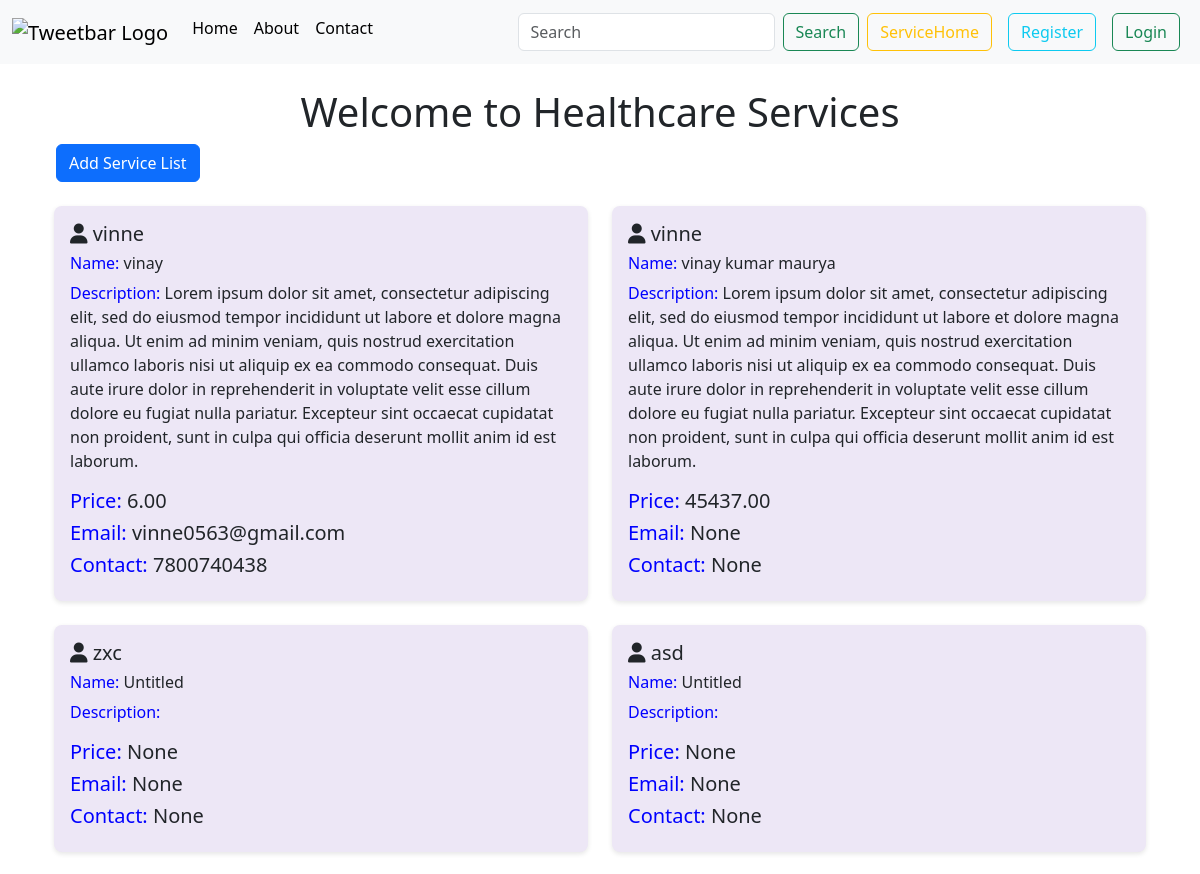
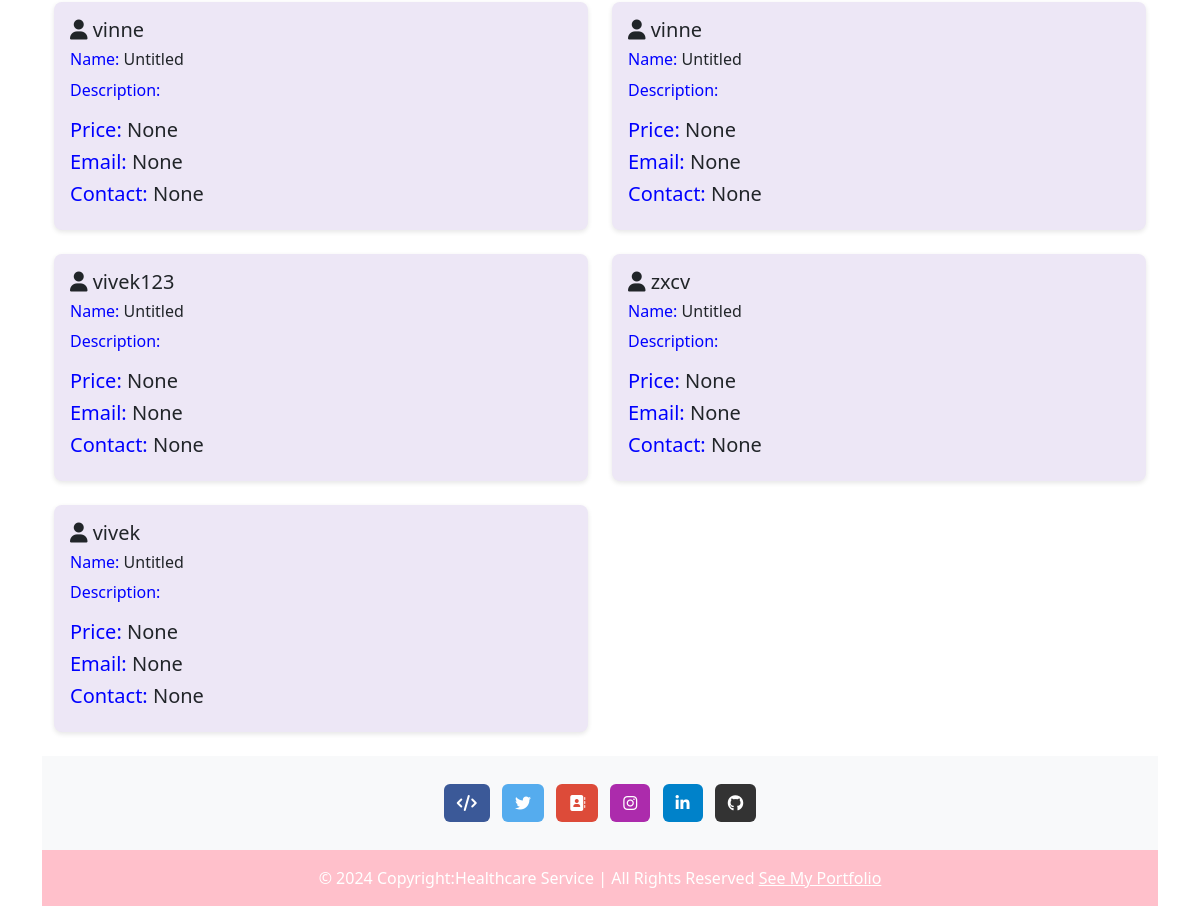
The page / on the database its author committed (2 pictures, top to bottom).
### tweet/models.py (models this page shows, shortened)
class Tweet(models.Model):
 user=models.ForeignKey(User,on_delete=models.CASCADE)
 name = models.CharField(max_length=255,default="enter name")
 description = models.TextField(blank=True)  # Allow for optional descriptions
 price = models.DecimalField(max_digits=10, decimal_places=2, blank=True, null=True)  # For monetary values
 email = models.EmailField(max_length=255, blank=True, null=True)  # Email field
 contact_number = models.CharField(max_length=15, blank=True, null=True)  # Phone number field
 created_at=models.DateTimeField(auto_now_add=True)
 updated_at=models.DateTimeField(auto_now=True)

### tweet/views.py (the view)
# urls.py: path('',views.tweet_list,name='tweet_list'),
def tweet_list(request):
    query = request.GET.get('search', '')
    if query:
        tweets = Tweet.objects.filter(Q(description__icontains=query)).order_by('-created_at')
    else:
        tweets = Tweet.objects.all().order_by('-created_at')
    return render(request, 'tweet_list.html', {'tweets': tweets})

### tweet/templates/tweet_list.html (shortened to what this page needs)
{% extends "layout.html" %}
{% block content %}
    <h1 class="text-center mt-4">Welcome to Healthcare Services</h1>
    <a class="btn btn-primary mb-4 vinay" href="{% url 'tweet_create' %}">Add Service List</a>
    <div class="container">
        <div class="row">
            {% for tweet in tweets %}
                    <div class="col-md-6 mb-4">
                    <div class="card cards">
                        <div class="card-body">
                            <h5 class="card-title">
                                <i class="fas fa-user""></i>
                                {{ tweet.user.username }}</h5>
                            <h6 class="card-title"><span style="color: blue;">Name:</span>
{{ tweet.name }}</h6>
                            <p class="card-text"><span style="color: blue;">Description:</span>
{{ tweet.description }}</p>
                            <h5 class="card-title"><span style="color: blue;">Price:</span>
{{ tweet.price}}</h5>
 <h5 class="card-title"><span style="color: blue;">Email:</span>
{{ tweet.email}}</h5>
 <h5 class="card-title"><span style="color: blue;">Contact:</span>
{{ tweet.contact_number}}</h5>
                        </div>
                    </div>
                </div>
            {% endfor %}
        </div>
    </div>
{% endblock %}

### templates/layout.html (shortened to what this page needs)
{% load static %}
<!DOCTYPE html>
<html>
<head>
    <link href="https://cdn.jsdelivr.net/npm/bootstrap@5.3.3/dist/css/bootstrap.min.css" rel="stylesheet">
    <link rel="stylesheet" href="https://cdnjs.cloudflare.com/ajax/libs/font-awesome/6.4.0/css/all.min.css">
      <link rel="stylesheet" href="{% static '/styless.css' %}">
</head>
<body >
    <nav class="navbar navbar-expand-lg navbar-light bg-light">
        <div class="container-fluid">
          <a class="navbar-brand" href="{% url 'tweet_list'%}">
            <img src="https://ik.imagekit.io/vinaymry/slack.png?updatedAt=1725588169151" alt="Tweetbar Logo" style="height: 40px;">
          </a>
          <div class="collapse navbar-collapse" id="navbarSupportedContent">
            <ul class="navbar-nav me-auto mb-2 mb-lg-0">
              <li class="nav-item">
                <a class="nav-link active" aria-current="page" href="{% url 'tweet_list' %}">Home</a>
              </li>
              <li class="nav-item">
                <a class="nav-link active" aria-current="page" href="{% url 'about' %}">About</a>
              </li>
              <a class="nav-link active" aria-current="page" href="{% url 'index' %}">Contact</a>
            </ul>
            <form class="d-flex">
              <input class="form-control me-2" type="search" name="search" placeholder="Search" aria-label="Search News">
              <button class="btn btn-outline-success" type="submit">Search</button>
            </form>
            <a href="{% url 'tweet_list' %}"class="btn btn-outline-warning mx-2">ServiceHome </a>
            {% if user.is_authenticated %}
            <form method="post"action="{% url 'logout' %}">
            {% csrf_token %}
           <button class="btn btn-danger" type="submit">Logout</button>
            </form>
            {% else %}
            <a href="{% url 'register' %}"class="btn btn-outline-info mx-2">Register </a>
            <a href="{% url 'login' %}"class="btn btn-outline-success mx-2 login">Login </a>
            {% endif %}
          </div>
        </div>
      </nav>
   <div class="container">
    {% block content %}
      {% endblock %}
<footer class="bg-body-tertiary text-center text-white">
  <div class="container p-4 pb-0">
    <section class="mb-4">
      <a
        data-mdb-ripple-init class="btn text-white btn-floating m-1"
        style="background-color: #3b5998;"
        href="https://leetcode.com/u/vinne01/"
        role="button"
        ><i class="fas fa-code"></i>
      </a>
      <a
        data-mdb-ripple-init class="btn text-white btn-floating m-1"
        style="background-color: #55acee;"
        href="https://x.com/Vinne0563"
        role="button"
        ><i class="fab fa-twitter"></i
      ></a>
      <a
        data-mdb-ripple-init class="btn text-white btn-floating m-1"
        style="background-color: #dd4b39;"
        href="{% url 'index' %}"
        role="button"
        ><i class="fas fa-address-book"></i></a>
      <a
        data-mdb-ripple-init class="btn text-white btn-floating m-1"
        style="background-color: #ac2bac;"
        href="https://www.instagram.com/vinnay.maurya/?hl=en"
        role="button"
        ><i class="fab fa-instagram"></i
      ></a>
      <a
        data-mdb-ripple-init class="btn text-white btn-floating m-1"
        style="background-color: #0082ca;"
        href="https://www.linkedin.com/in/vinaymry/"
        role="button"
        ><i class="fab fa-linkedin-in"></i
      ></a>
      <a
        data-mdb-ripple-init class="btn text-white btn-floating m-1"
        style="background-color: #333333;"
        href="https://github.com/vinne01"
        role="button"
        ><i class="fab fa-github"></i
      ></a>
    </section>
  </div>
  <div class="text-center p-3" style="background-color: pink;">
    © 2024 Copyright:Healthcare Service | All Rights Reserved
    <a class="text-white" href="https://myfirstsportfolio.netlify.app/">See My Portfolio</a>
  </div>
</footer>
</body>
</html>

### static/styless.css (style rules this page uses)
.vinay { margin-left: 14px; }
.navbar-nav .nav-item { margin-bottom: 10px; }
@media (min-width: 768px) { .navbar-nav .nav-item { margin-bottom: 8px; } }
.cards { background-color: #ffd54f; }

### tweet/templates/tweet_list.html (style rules this page uses)
.card { transition: transform 0.3s ease, box-shadow 0.3s ease; border: none; border-radius: 0.5rem; overflow: hidden; box-shadow: 0 2px 5px rgba(0, 0, 0, 0.1); background-color:#EDE7F6; }

### rows shown on the page
Tweet: user.username "vinne", name "vinay", description "Lorem ipsum dolor sit amet, consectetur adipiscing elit, sed do eiusmod tempor incididunt ut labore et dolore magna aliqua. Ut enim ad minim veniam, quis nostrud exercitation ullamco laboris nisi ut aliquip ex ea commodo consequat. Duis aute irure dolor in reprehenderit in voluptate velit esse cillum dolore eu fugiat nulla pariatur. Excepteur sint occaecat cupidatat non proident, sunt in culpa qui officia deserunt mollit anim id est laborum.", price "6.00", email "vinne0563@gmail.com", contact_number "7800740438"
Tweet: user.username "vinne", name "vinay kumar maurya", description "Lorem ipsum dolor sit amet, consectetur adipiscing elit, sed do eiusmod tempor incididunt ut labore et dolore magna aliqua. Ut enim ad minim veniam, quis nostrud exercitation ullamco laboris nisi ut aliquip ex ea commodo consequat. Duis aute irure dolor in reprehenderit in voluptate velit esse cillum dolore eu fugiat nulla pariatur. Excepteur sint occaecat cupidatat non proident, sunt in culpa qui officia deserunt mollit anim id est laborum.", price "45437.00", email "None", contact_number "None"
Tweet: user.username "zxc", name "Untitled", price "None", email "None", contact_number "None"
Tweet: user.username "asd", name "Untitled", price "None", email "None", contact_number "None"
Tweet: user.username "vinne", name "Untitled", price "None", email "None", contact_number "None"
Tweet: user.username "vinne", name "Untitled", price "None", email "None", contact_number "None"
Tweet: user.username "vivek123", name "Untitled", price "None", email "None", contact_number "None"
Tweet: user.username "zxcv", name "Untitled", price "None", email "None", contact_number "None"
Tweet: user.username "vivek", name "Untitled", price "None", email "None", contact_number "None"
